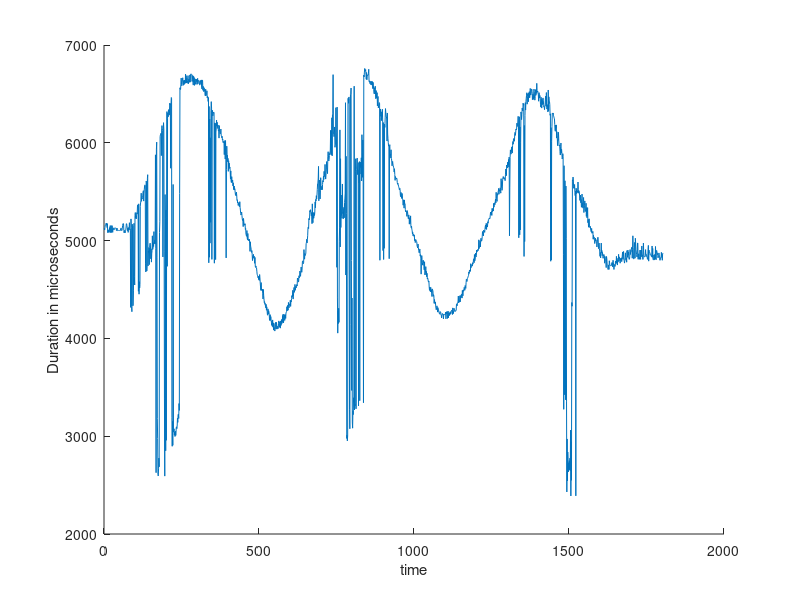
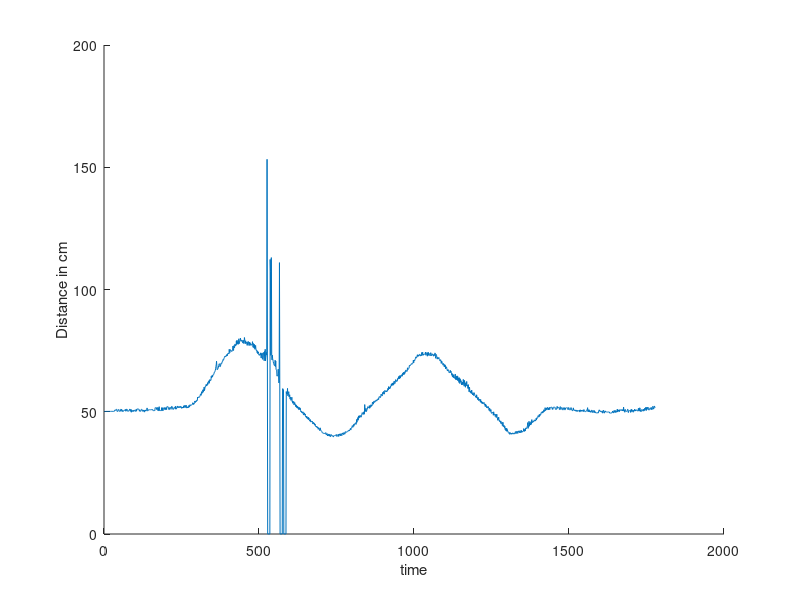
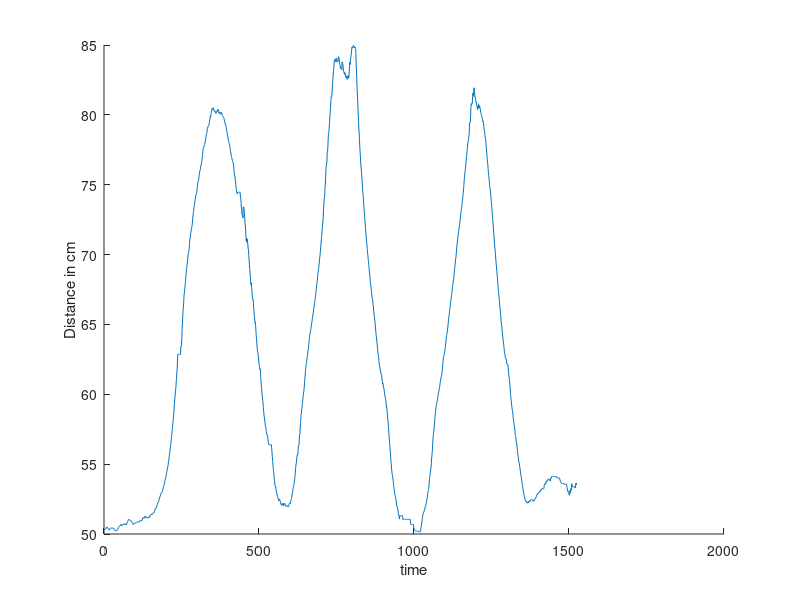

Source code (MATLAB) for these figures, in order:
load sonar

figure(1)
    clf, hold on
    plot(sonarRaw(100:end))
    ylabel('Duration in microseconds')
    xlabel('time')
    print -dpng sonar_raw.png

figure(2)
    clf, hold on
    plot(sonarDistanceRaw(100:end))
    ylabel('Distance in cm')
    xlabel('time')
    print -dpng sonar_distance_raw.png
    
figure(3)
    clf, hold on
    plot(sonarSmoothed(100:end))
    ylabel('Distance in cm')
    xlabel('time')
    print -dpng sonar_smoothed.png    